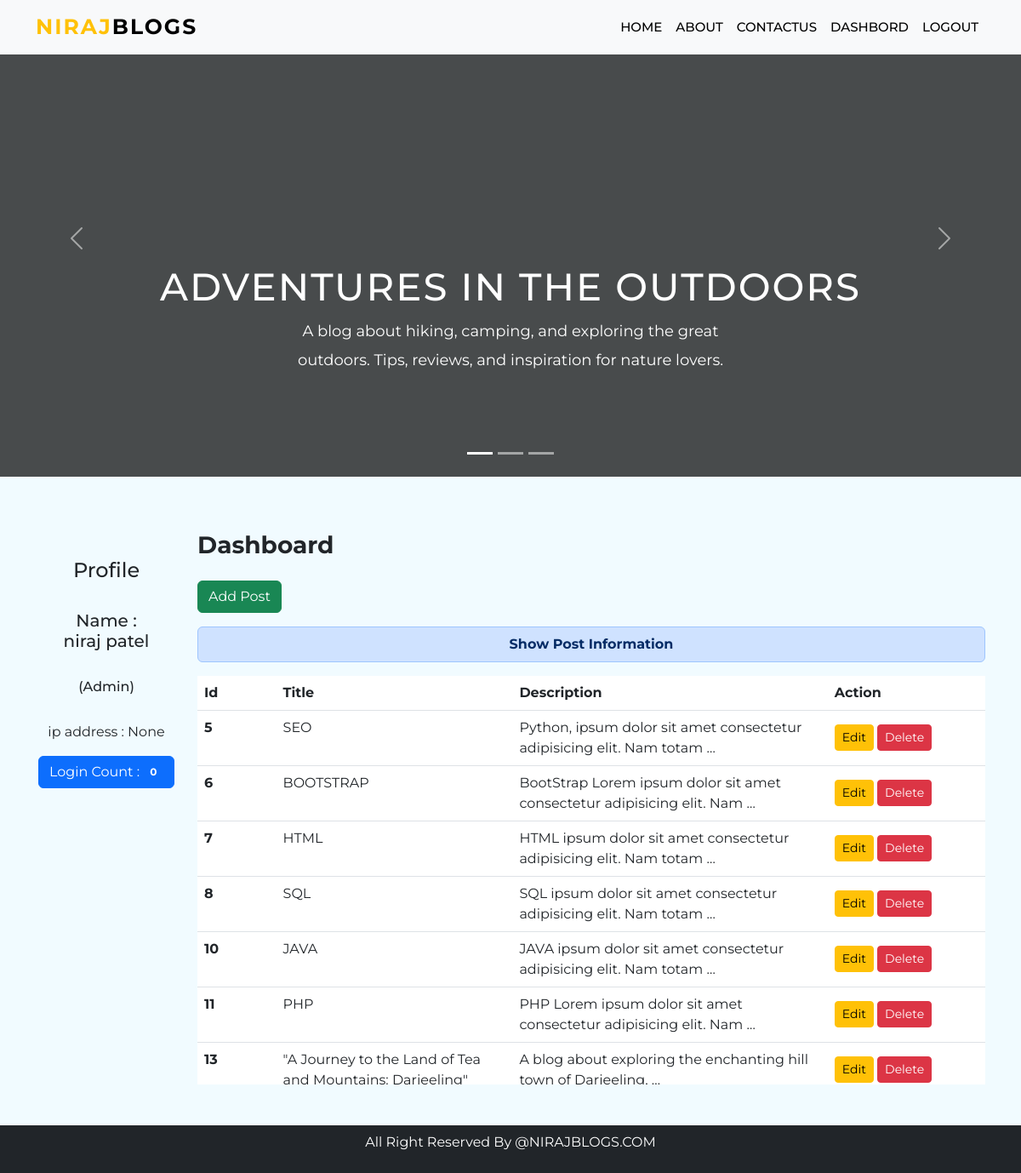
/dashbord/ (signed in), run on the app's committed database.
### blog/models.py (models this page shows)
class blog_model(models.Model):
    user = models.ForeignKey(User, on_delete=models.PROTECT)
    title = models.TextField(max_length=100)
    disc = HTMLField()
    img = models.ImageField(upload_to='blogimg')

### blog/views.py (the view)
# urls.py: path('dashbord/', views.dashbord_page, name='dashbord'),
def dashbord_page(request):
    if request.user.is_authenticated:
        super = request.user.is_superuser
        if super:
            data = blog_model.objects.all()
        else:
            data = blog_model.objects.filter(user__id = request.user.id)
        user = request.user
        full_name = user.get_full_name()
        ip = request.session.get('ip', 0)
        cp = cache.get('count', 0, version=user.pk)
        return render(request, 'blog/dashbord.html', {'name': full_name, 'data':data, 'super':super, 'ip':ip, 'cp':cp})
    else:
        return HttpResponseRedirect('/login/')

### blog/templates/blog/dashbord.html (shortened to what this page needs)
{% extends 'blog/base.html' %}
{% block contant %}
<div class="container mt-5 mb-5">
    <div class="row">
        <div class="col-md-2 text-center mt-5">
            <h4>Profile</h4><br>
            <h5>Name : <br class="text-capitalize"> {{name}}</h5> <br>
            {% if super == True %}
                <h6>(Admin)</h6>
            {% else %}
                <h6>(Author)</h6>
            {% endif %} <br>
            <p>ip address : {{ip}}</p>
            <button type="button" class="btn btn-primary">
                Login Count : <span class="badge badge-light">{{cp}}</span>
              </button>
        </div>
        <div class="col-md-10">
            <h3 class="pt-3">Dashboard</h3>
            <a href="{% url 'addpost' %}" class="btn btn-success mt-3">Add Post</a>
            <div class="alert alert-primary mt-3 text-center py-2"><strong> Show Post Information</strong></div>
            <div class="tablediv">
                <table class="table table-hover ">
                    <thead>
                        <tr>
                            <th scope="col">Id</th>
                            <th scope="col">Title</th>
                            <th scope="col">Description</th>
                            <th scope="col action">Action</th>
                        </tr>
                    </thead>
                    <tbody>
                        {% if data is not Null %}
                            {% for data in data %}
                                <tr>
                                    <th scope="row" style="width: 10%;">{{data.id}}</th>
                                    <td style="width: 30%;">{{data.title}}</td>
                                    <td class="disc" style="width: 40%;">{{data.disc|truncatewords:10}}</td>
                                    <td class="action">
                                        <a href="{% url 'aditpost' data.id %}" class="btn btn-warning btn-sm mt-2">Edit</a>
                                        {% if perms.blog.delete_blog_model %}
                                        <form action="{% url 'delete' data.id %}" method="post" class='d-inline'>
                                            <input type="submit" value="Delete" class="btn btn-danger btn-sm mt-2">
                                        </form>
                                        {% endif %}
                                    </td>
                                </tr>
                            {% endfor %}
                        {% endif %}
                    </tbody>
                </table>
            </div>
        </div>
    </div>
</div>
{% endblock contant %}

### blog/static/css/main.css (style rules this page uses)
* { font-family: 'Montserrat', sans-serif; }
body { background: #f1fbff; }

### blog/templates/blog/dashbord.html (style rules this page uses)
h3 { font-weight: 700; }
.action { width: 20%; }
.table { background-color: rgb(94, 94, 94); color: white; height: 50vh; }
.disc { width: 10px; }
.tablediv { overflow-x: scroll; height: 60vh; }

### data on the page
blog_model: id "5", title "SEO", disc "Python, ipsum dolor sit amet consectetur adipisicing elit. Nam totam …"
blog_model: id "6", title "BOOTSTRAP", disc "BootStrap Lorem ipsum dolor sit amet consectetur adipisicing elit. Nam …"
blog_model: id "7", title "HTML", disc "HTML ipsum dolor sit amet consectetur adipisicing elit. Nam totam …"
blog_model: id "8", title "SQL", disc "SQL ipsum dolor sit amet consectetur adipisicing elit. Nam totam …"
blog_model: id "10", title "JAVA", disc "JAVA ipsum dolor sit amet consectetur adipisicing elit. Nam totam …"
blog_model: id "11", title "PHP", disc "PHP Lorem ipsum dolor sit amet consectetur adipisicing elit. Nam …"
blog_model: id "13", title "\"A Journey to the Land of Tea and Mountains: Darjeeling\"", disc "A blog about exploring the enchanting hill town of Darjeeling, …"

### other printed values
{{ name }} "niraj patel"
{{ ip }} "None"
{{ cp }} "0"
